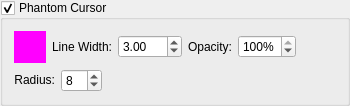
        <widget class="QGroupBox" name="phantomCursorVisible_" >
         <property name="sizePolicy" >
          <sizepolicy vsizetype="Preferred" hsizetype="Preferred" >
           <horstretch>0</horstretch>
           <verstretch>0</verstretch>
          </sizepolicy>
         </property>
         <property name="title" >
          <string>Phantom Cursor</string>
         </property>
         <property name="flat" >
          <bool>false</bool>
         </property>
         <property name="checkable" >
          <bool>true</bool>
         </property>
         <property name="checked" >
          <bool>true</bool>
         </property>
         <layout class="QVBoxLayout" >
          <item>
           <layout class="QHBoxLayout" >
            <item>
             <widget class="SideCar::GUI::ColorButtonWidget" name="phantomCursorColor_" >
              <property name="sizePolicy" >
               <sizepolicy vsizetype="Fixed" hsizetype="Fixed" >
                <horstretch>0</horstretch>
                <verstretch>0</verstretch>
               </sizepolicy>
              </property>
              <property name="minimumSize" >
               <size>
                <width>32</width>
                <height>32</height>
               </size>
              </property>
              <property name="maximumSize" >
               <size>
                <width>32</width>
                <height>32</height>
               </size>
              </property>
              <property name="palette" >
               <palette>
                <active>
                 <colorrole role="WindowText" >
                  <brush brushstyle="SolidPattern" >
                   <color alpha="255" >
                    <red>0</red>
                    <green>0</green>
                    <blue>0</blue>
                   </color>
                  </brush>
                 </colorrole>
                 <colorrole role="Button" >
                  <brush brushstyle="SolidPattern" >
                   <color alpha="255" >
                    <red>255</red>
                    <green>0</green>
                    <blue>255</blue>
                   </color>
                  </brush>
                 </colorrole>
                 <colorrole role="Light" >
                  <brush brushstyle="SolidPattern" >
                   <color alpha="255" >
                    <red>255</red>
                    <green>127</green>
                    <blue>255</blue>
                   </color>
                  </brush>
                 </colorrole>
                 <colorrole role="Midlight" >
                  <brush brushstyle="SolidPattern" >
                   <color alpha="255" >
                    <red>255</red>
                    <green>63</green>
                    <blue>255</blue>
                   </color>
                  </brush>
                 </colorrole>
                 <colorrole role="Dark" >
                  <brush brushstyle="SolidPattern" >
                   <color alpha="255" >
                    <red>127</red>
                    <green>0</green>
                    <blue>127</blue>
                   </color>
                  </brush>
                 </colorrole>
                 <colorrole role="Mid" >
                  <brush brushstyle="SolidPattern" >
                   <color alpha="255" >
                    <red>170</red>
                    <green>0</green>
                    <blue>170</blue>
                   </color>
                  </brush>
                 </colorrole>
                 <colorrole role="Text" >
                  <brush brushstyle="SolidPattern" >
                   <color alpha="255" >
                    <red>0</red>
                    <green>0</green>
                    <blue>0</blue>
                   </color>
                  </brush>
                 </colorrole>
                 <colorrole role="BrightText" >
                  <brush brushstyle="SolidPattern" >
                   <color alpha="255" >
                    <red>255</red>
                    <green>255</green>
                    <blue>255</blue>
                   </color>
                  </brush>
                 </colorrole>
                 <colorrole role="ButtonText" >
                  <brush brushstyle="SolidPattern" >
                   <color alpha="255" >
                    <red>0</red>
                    <green>0</green>
                    <blue>0</blue>
                   </color>
                  </brush>
                 </colorrole>
                 <colorrole role="Base" >
                  <brush brushstyle="SolidPattern" >
                   <color alpha="255" >
                    <red>255</red>
                    <green>255</green>
                    <blue>255</blue>
                   </color>
                  </brush>
                 </colorrole>
                 <colorrole role="Window" >
                  <brush brushstyle="SolidPattern" >
                   <color alpha="255" >
                    <red>255</red>
                    <green>0</green>
                    <blue>255</blue>
                   </color>
                  </brush>
                 </colorrole>
                 <colorrole role="Shadow" >
                  <brush brushstyle="SolidPattern" >
                   <color alpha="255" >
                    <red>0</red>
                    <green>0</green>
                    <blue>0</blue>
                   </color>
                  </brush>
                 </colorrole>
                 <colorrole role="AlternateBase" >
                  <brush brushstyle="SolidPattern" >
                   <color alpha="255" >
                    <red>255</red>
                    <green>127</green>
                    <blue>255</blue>
                   </color>
                  </brush>
                 </colorrole>
                </active>
                <inactive>
                 <colorrole role="WindowText" >
                  <brush brushstyle="SolidPattern" >
                   <color alpha="255" >
                    <red>0</red>
                    <green>0</green>
                    <blue>0</blue>
                   </color>
                  </brush>
                 </colorrole>
                 <colorrole role="Button" >
                  <brush brushstyle="SolidPattern" >
                   <color alpha="255" >
                    <red>255</red>
                    <green>0</green>
                    <blue>255</blue>
                   </color>
                  </brush>
                 </colorrole>
                 <colorrole role="Light" >
                  <brush brushstyle="SolidPattern" >
                   <color alpha="255" >
                    <red>255</red>
                    <green>127</green>
                    <blue>255</blue>
                   </color>
                  </brush>
                 </colorrole>
                 <colorrole role="Midlight" >
                  <brush brushstyle="SolidPattern" >
                   <color alpha="255" >
                    <red>255</red>
                    <green>63</green>
                    <blue>255</blue>
                   </color>
                  </brush>
                 </colorrole>
                 <colorrole role="Dark" >
                  <brush brushstyle="SolidPattern" >
                   <color alpha="255" >
                    <red>127</red>
                    <green>0</green>
                    <blue>127</blue>
                   </color>
                  </brush>
                 </colorrole>
                 <colorrole role="Mid" >
                  <brush brushstyle="SolidPattern" >
                   <color alpha="255" >
                    <red>170</red>
                    <green>0</green>
                    <blue>170</blue>
                   </color>
                  </brush>
                 </colorrole>
                 <colorrole role="Text" >
                  <brush brushstyle="SolidPattern" >
                   <color alpha="255" >
                    <red>0</red>
                    <green>0</green>
                    <blue>0</blue>
                   </color>
                  </brush>
                 </colorrole>
                 <colorrole role="BrightText" >
                  <brush brushstyle="SolidPattern" >
                   <color alpha="255" >
                    <red>255</red>
                    <green>255</green>
                    <blue>255</blue>
                   </color>
                  </brush>
                 </colorrole>
                 <colorrole role="ButtonText" >
                  <brush brushstyle="SolidPattern" >
                   <color alpha="255" >
                    <red>0</red>
                    <green>0</green>
                    <blue>0</blue>
                   </color>
                  </brush>
                 </colorrole>
                 <colorrole role="Base" >
                  <brush brushstyle="SolidPattern" >
                   <color alpha="255" >
                    <red>255</red>
                    <green>255</green>
                    <blue>255</blue>
                   </color>
                  </brush>
                 </colorrole>
                 <colorrole role="Window" >
                  <brush brushstyle="SolidPattern" >
                   <color alpha="255" >
                    <red>255</red>
                    <green>0</green>
                    <blue>255</blue>
                   </color>
                  </brush>
                 </colorrole>
                 <colorrole role="Shadow" >
                  <brush brushstyle="SolidPattern" >
                   <color alpha="255" >
                    <red>0</red>
                    <green>0</green>
                    <blue>0</blue>
                   </color>
                  </brush>
                 </colorrole>
                 <colorrole role="AlternateBase" >
                  <brush brushstyle="SolidPattern" >
                   <color alpha="255" >
                    <red>255</red>
                    <green>127</green>
                    <blue>255</blue>
                   </color>
                  </brush>
                 </colorrole>
                </inactive>
                <disabled>
                 <colorrole role="WindowText" >
                  <brush brushstyle="SolidPattern" >
                   <color alpha="255" >
                    <red>127</red>
                    <green>0</green>
                    <blue>127</blue>
                   </color>
                  </brush>
                 </colorrole>
                 <colorrole role="Button" >
                  <brush brushstyle="SolidPattern" >
                   <color alpha="255" >
                    <red>255</red>
                    <green>0</green>
                    <blue>255</blue>
                   </color>
                  </brush>
                 </colorrole>
                 <colorrole role="Light" >
                  <brush brushstyle="SolidPattern" >
                   <color alpha="255" >
                    <red>255</red>
                    <green>127</green>
                    <blue>255</blue>
                   </color>
                  </brush>
                 </colorrole>
                 <colorrole role="Midlight" >
                  <brush brushstyle="SolidPattern" >
                   <color alpha="255" >
                    <red>255</red>
                    <green>63</green>
                    <blue>255</blue>
                   </color>
                  </brush>
                 </colorrole>
                 <colorrole role="Dark" >
                  <brush brushstyle="SolidPattern" >
                   <color alpha="255" >
                    <red>127</red>
                    <green>0</green>
                    <blue>127</blue>
                   </color>
                  </brush>
                 </colorrole>
                 <colorrole role="Mid" >
                  <brush brushstyle="SolidPattern" >
                   <color alpha="255" >
                    <red>170</red>
                    <green>0</green>
                    <blue>170</blue>
                   </color>
                  </brush>
                 </colorrole>
                 <colorrole role="Text" >
                  <brush brushstyle="SolidPattern" >
                   <color alpha="255" >
                    <red>127</red>
                    <green>0</green>
                    <blue>127</blue>
                   </color>
                  </brush>
                 </colorrole>
                 <colorrole role="BrightText" >
                  <brush brushstyle="SolidPattern" >
                   <color alpha="255" >
                    <red>255</red>
                    <green>255</green>
                    <blue>255</blue>
                   </color>
                  </brush>
                 </colorrole>
                 <colorrole role="ButtonText" >
                  <brush brushstyle="SolidPattern" >
                   <color alpha="255" >
                    <red>127</red>
                    <green>0</green>
                    <blue>127</blue>
                   </color>
                  </brush>
                 </colorrole>
                 <colorrole role="Base" >
                  <brush brushstyle="SolidPattern" >
                   <color alpha="255" >
                    <red>255</red>
                    <green>0</green>
                    <blue>255</blue>
                   </color>
                  </brush>
                 </colorrole>
                 <colorrole role="Window" >
                  <brush brushstyle="SolidPattern" >
                   <color alpha="255" >
                    <red>255</red>
                    <green>0</green>
                    <blue>255</blue>
                   </color>
                  </brush>
                 </colorrole>
                 <colorrole role="Shadow" >
                  <brush brushstyle="SolidPattern" >
                   <color alpha="255" >
                    <red>0</red>
                    <green>0</green>
                    <blue>0</blue>
                   </color>
                  </brush>
                 </colorrole>
                 <colorrole role="AlternateBase" >
                  <brush brushstyle="SolidPattern" >
                   <color alpha="255" >
                    <red>255</red>
                    <green>0</green>
                    <blue>255</blue>
                   </color>
                  </brush>
                 </colorrole>
                </disabled>
               </palette>
              </property>
              <property name="autoFillBackground" >
               <bool>true</bool>
              </property>
              <property name="flat" >
               <bool>true</bool>
              </property>
             </widget>
            </item>
            <item>
             <widget class="QLabel" name="label_40" >
              <property name="text" >
               <string>Line Width:</string>
              </property>
              <property name="alignment" >
               <set>Qt::AlignRight|Qt::AlignTrailing|Qt::AlignVCenter</set>
              </property>
             </widget>
            </item>
            <item>
             <widget class="QDoubleSpinBox" name="phantomCursorLineWidth_" >
              <property name="sizePolicy" >
               <sizepolicy vsizetype="Fixed" hsizetype="Fixed" >
                <horstretch>0</horstretch>
                <verstretch>0</verstretch>
               </sizepolicy>
              </property>
              <property name="keyboardTracking" >
               <bool>false</bool>
              </property>
              <property name="minimum" >
               <double>0.100000000000000</double>
              </property>
              <property name="maximum" >
               <double>100.000000000000000</double>
              </property>
              <property name="singleStep" >
               <double>0.100000000000000</double>
              </property>
              <property name="value" >
               <double>3.000000000000000</double>
              </property>
             </widget>
            </item>
            <item>
             <widget class="QLabel" name="label_41" >
              <property name="text" >
               <string>Opacity:</string>
              </property>
              <property name="alignment" >
               <set>Qt::AlignRight|Qt::AlignTrailing|Qt::AlignVCenter</set>
              </property>
             </widget>
            </item>
            <item>
             <widget class="QSpinBox" name="phantomCursorOpacity_" >
              <property name="keyboardTracking" >
               <bool>false</bool>
              </property>
              <property name="suffix" >
               <string>%</string>
              </property>
              <property name="maximum" >
               <number>100</number>
              </property>
              <property name="value" >
               <number>100</number>
              </property>
             </widget>
            </item>
            <item>
             <spacer>
              <property name="orientation" >
               <enum>Qt::Horizontal</enum>
              </property>
              <property name="sizeHint" >
               <size>
                <width>40</width>
                <height>20</height>
               </size>
              </property>
             </spacer>
            </item>
           </layout>
          </item>
          <item>
           <layout class="QHBoxLayout" >
            <item>
             <widget class="QLabel" name="label_48" >
              <property name="sizePolicy" >
               <sizepolicy vsizetype="Fixed" hsizetype="Fixed" >
                <horstretch>0</horstretch>
                <verstretch>0</verstretch>
               </sizepolicy>
              </property>
              <property name="text" >
               <string>Radius:</string>
              </property>
              <property name="alignment" >
               <set>Qt::AlignRight|Qt::AlignTrailing|Qt::AlignVCenter</set>
              </property>
             </widget>
            </item>
            <item>
             <widget class="QSpinBox" name="phantomCursorRadius_" >
              <property name="sizePolicy" >
               <sizepolicy vsizetype="Fixed" hsizetype="Fixed" >
                <horstretch>0</horstretch>
                <verstretch>0</verstretch>
               </sizepolicy>
              </property>
              <property name="keyboardTracking" >
               <bool>false</bool>
              </property>
              <property name="minimum" >
               <number>1</number>
              </property>
              <property name="maximum" >
               <number>99</number>
              </property>
              <property name="singleStep" >
               <number>1</number>
              </property>
              <property name="value" >
               <number>8</number>
              </property>
             </widget>
            </item>
            <item>
             <spacer>
              <property name="orientation" >
               <enum>Qt::Horizontal</enum>
              </property>
              <property name="sizeHint" >
               <size>
                <width>40</width>
                <height>20</height>
               </size>
              </property>
             </spacer>
            </item>
           </layout>
          </item>
         </layout>
        </widget>
